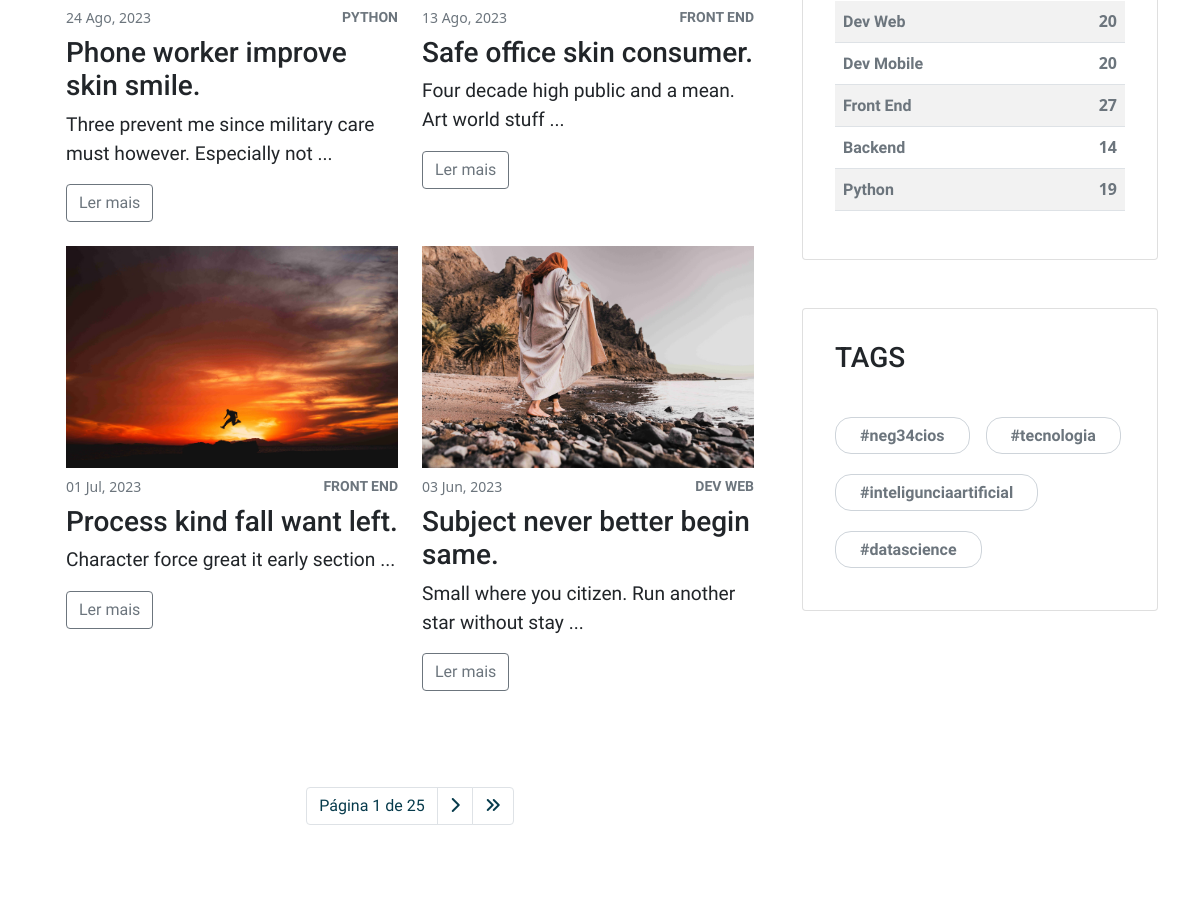
Page /blog/ (middle part) on the earlier database version.
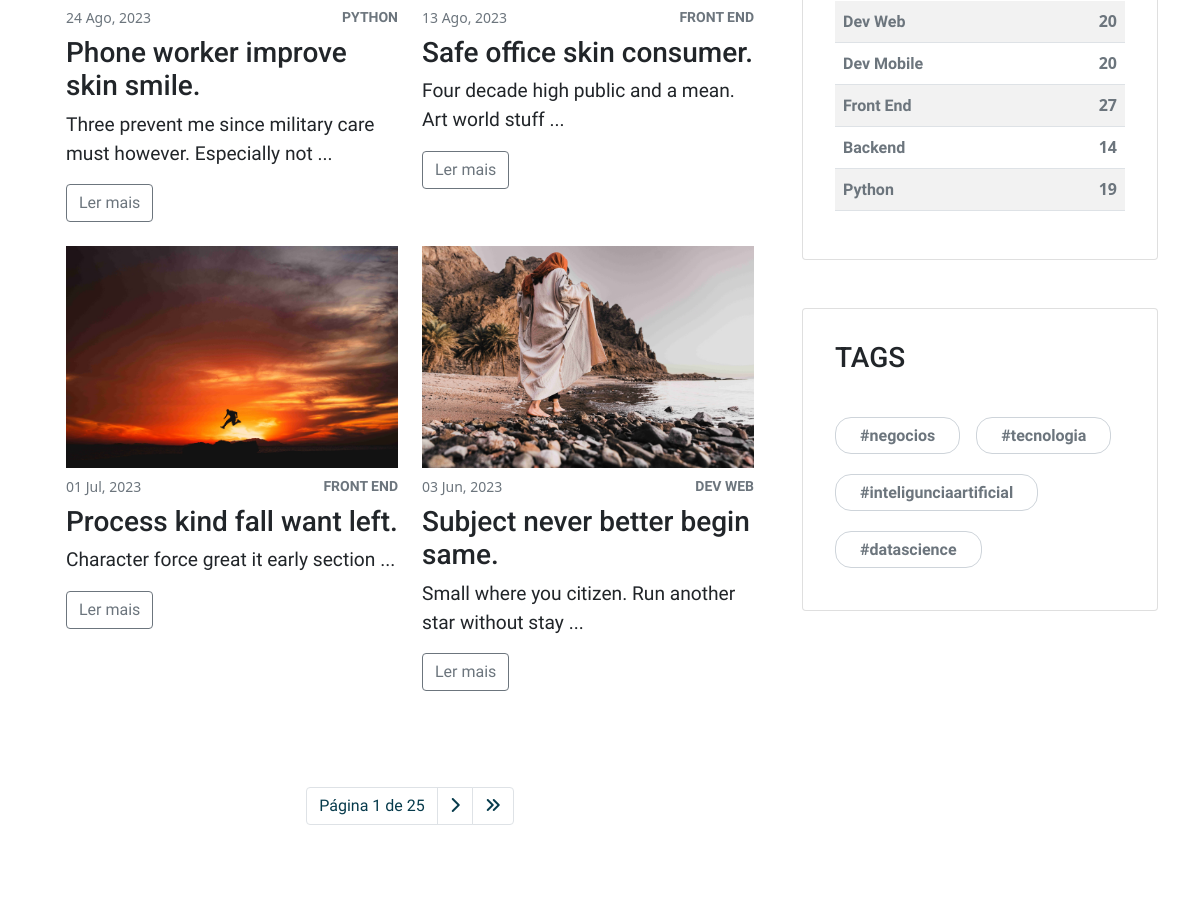
Same page on the later database version.
### blog/models.py (models this page shows, shortened)
class Post(models.Model):
    title = models.CharField(max_length=222)
    body = RichTextUploadingField()
    created_at = models.DateTimeField(auto_now_add=True)
    author = models.ForeignKey(User, on_delete=models.CASCADE)
    category = models.ForeignKey(Category, on_delete=models.CASCADE)
    tags = models.ManyToManyField(Tag, blank=True)
    feature_image = models.ImageField(upload_to='featured_images')

class Category(models.Model):
    name = models.CharField(max_length=100)
    slug = models.CharField(max_length=100, unique=True, blank=True)
    def __str__(self):
        return self.name
    class Meta:
        verbose_name_plural = "Categorias"

class Tag(models.Model):
    name = models.CharField(max_length=100)
    slug = models.CharField(max_length=100, unique=True, blank=True)
    @property
    def formated_name(self):
        return format_tag(self.name)
    class Meta:
        verbose_name_plural = "Tags"

### blog/views.py (the view)
# urls.py: path('', list_posts, name='list_posts'),
def list_posts(request):
    context = dict()
    category_id = request.GET.get('category')
    tag_id = request.GET.get('tag')
    if category_id:
        category_id = int(category_id)
        posts_list = Post.objects.filter(category=category_id).order_by('-created_at')
        category_search = Category.objects.get(pk=category_id)
        context['category_search'] = category_search
    elif tag_id:
        tag_id = int(tag_id)
        posts_list = Post.objects.filter(tags__in=[tag_id]).order_by('-created_at')
        tag_search = Tag.objects.get(pk=tag_id)
        context['tag_search'] = tag_search
    else:
        posts_list = Post.objects.all().order_by('-created_at')
    for post in posts_list:
        post.mini_description = format_body(post.body, 10)
    paginator = Paginator(posts_list, 4)
    page = request.GET.get('page')
    try:
        posts = paginator.page(page)
    except PageNotAnInteger:
        posts = paginator.page(1)
    except EmptyPage:
        posts = paginator.page(paginator.num_pages)
    context['posts'] = posts
    return render(request, 'blog/posts-list.html', context=context)

### blog/utils.py (called while the page is built)
def format_tag(tag):
    tag = slugify(tag)
    tag = tag.replace("-", "")
    tag = "#" + tag
    return tag

def format_body(body, num_words):
    body = body.split("</p>")[0]
    body = body.replace('<p class="mb-4 text-gray-700">', '')
    body = body.split(" ")[:num_words]
    body = " ".join(body).strip(".") + " ..."
    return body

### templates/blog/posts-list.html (shortened to what this page needs)
{% extends 'blog/base_blog.html' %}
{% load static %}
{% block main %}
    <section>
        <div class="container">
            <div class="row gy-5">
                <main class="col-lg-8">
                    <div class="container">
                        <div class="row gy-4 mb-5">
                            {% for post in posts %}
                            <div class="col-xl-6">
                                <a href="{% url 'detail_post' post.id %}">
                                    <img class="last-section-posts-image"
                                        src="{{post.feature_image.url}}">
                                </a>
                                <div class="d-flex align-items-center justify-content-between mb-2 mt-2">
                                    <small class="text-gray-600">{{post.created_at|date:"d M, Y"}}</small>
                                    <a class="small fw-bold text-uppercase small text-gray-600">{{post.category}}</a>
                                </div>
                                <h3>{{post.title}}</h3>
                                <p>{{post.mini_description}}</p>
                                <a class="btn btn-outline-secondary" href="{% url 'detail_post' post.id %}">Ler mais</a>
                            </div>
                            {% endfor %}
                        </div>
                        <div class="row">
                            <nav aria-label="Page navigation example">
                                <ul class="pagination justify-content-center mt-5">
                                    <li class="page-item"><a class="page-link " href="#">Página {{posts.number}} de {{posts.paginator.num_pages}}</a></li>
                                    {% if posts.has_next %}
                                    <li class="page-item"><a class="page-link" href="?page={{posts.next_page_number}}"><i class="fa-solid fa-chevron-right"></i></a></li>
                                    <li class="page-item"><a class="page-link" href="?page={{posts.paginator.num_pages}}"><i class="fa-solid fa-angles-right"></i></a></li>
                                    {% endif %}
                                </ul>
                            </nav>
                        </div>
                    </div>
                </main>
                {% include 'blog/components/aside.html' %}
            </div>
        </div>
    </section>
{% endblock %}

### templates/blog/base_blog.html (shortened to what this page needs)
{% extends '../base.html' %}
{% load static %}
{% block content %}
    {% block main %}
    {% endblock %}
{% endblock %}

### templates/base.html (shortened to what this page needs)
{% load static %}
<!DOCTYPE html>
<html lang="en">
<head>
    <link href="https://cdn.jsdelivr.net/npm/bootstrap@5.0.2/dist/css/bootstrap.min.css" rel="stylesheet"
>
    <link rel="stylesheet" type="text/css" href="{% static '/css/style.css' %}" media="screen" />
</head>
<body>
    {% block content %}
    {% endblock %}
    <link rel="stylesheet" href="https://cdnjs.cloudflare.com/ajax/libs/font-awesome/6.4.2/css/all.min.css"
 />
</body>
</html>

### templates/blog/components/aside.html (shortened to what this page needs)
{% load static %}
{% load hitcount_tags %}
<aside class="col-lg-4">
    <div class="card mb-5 p-3">
        <div class="card-body">
            <table class="table table-striped">
                <tbody class="fw-bold">
                    {% for category in categories %}
                    <tr class="cursor-pointer">
                        {% if post %}
                        <td class="text-gray-600 {% if post.category.id == category.id %} selected {% endif %}">{{category.name}}</td>
                        <td class="text-end text-gray-600 {% if post.category.id == category.id %} selected {% endif %}">{{category.count}}</td>
                        {% else %}
                        <td><a class="text-gray-600 fw-bold" href="/blog?category={{category.id}}">{{category.name}}</a></td>
                        <td class="text-end text-gray-600">{{category.count}}</td>
                        {% endif %}
                    </tr>
                    {% endfor %}
                </tbody>
            </table>
        </div>
    </div>
    <div class="card mb-5 p-3">
        <div class="card-body">
            <h3 class="mb-5">TAGS</h3>
            <div class="tags-container">
                {% for tag in tags %}
                <div><a class="tag border-gray-400 py-2 px-4 fw-bold" href="/blog?tag={{tag.id}}">{{tag.formated_name}}</a></div>
                {% endfor %}
            </div>
        </div>
</aside>

### static/css/style.css (style rules this page uses)
:root { --gray-100: #f8f9faff; --gray-200: #e9ecefff; --gray-300: #dee2e6ff; --gray-400: #ced4daff; --gray-500: #adb5bdff; --gray-600: #6c757dff; --gray-700: #495057ff; --gray-800: #343a40ff; --gray-900: #212529ff; --dark-blue: #073B4C; --light-blue: #118AB2; --green: #06D6A0; --yellow: #FFD166; --red: #EF476F; }
.text-gray-600 { color: var(--gray-600); }
.border-gray-400 { border: 1px solid var(--gray-400) }
body { color: var(--gray-900); }
a { color: var(--gray-900); text-decoration: None; }
p { font-size: 1.2rem; }
p, span, a, input { font-family: "Nunito Sans", sans-serif; }
h1, h2, h3, h4, h5 { font-family: 'Roboto', sans-serif; }
section { padding: 6.25rem 0; overflow-x: hidden; }
.last-section-posts-image { width: 100%; }
.tags-container { display: flex; gap: 1rem; flex-wrap: wrap; }
.tags-container div { margin-bottom: 16px; }
.tags-container div a.tag { border-radius: 16px; margin: 1rem 0; color: #6c757dff; }
.cursor-pointer { cursor: pointer; }
.pagination > li > a { background-color: white; color: var(--dark-blue); }

Differences in the rows shown:
changed Tag: formated_name "#neg34cios" → "#negocios"
